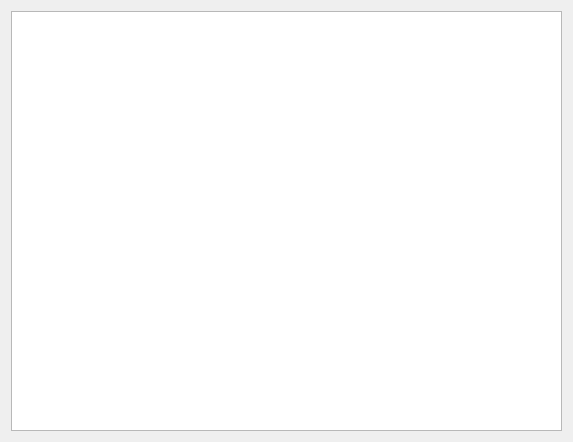
<?xml version="1.0" encoding="UTF-8"?>
<ui version="4.0">
 <class>MemoryViewer</class>
 <widget class="QWidget" name="MemoryViewer">
  <property name="geometry">
   <rect>
    <x>0</x>
    <y>0</y>
    <width>573</width>
    <height>442</height>
   </rect>
  </property>
  <property name="windowTitle">
   <string>Form</string>
  </property>
  <layout class="QHBoxLayout" name="horizontalLayout">
   <item>
    <widget class="QTextEdit" name="textEdit">
     <property name="font">
      <font>
       <family>Courier New</family>
       <pointsize>12</pointsize>
      </font>
     </property>
     <property name="readOnly">
      <bool>true</bool>
     </property>
    </widget>
   </item>
  </layout>
 </widget>
 <resources/>
 <connections/>
</ui>
